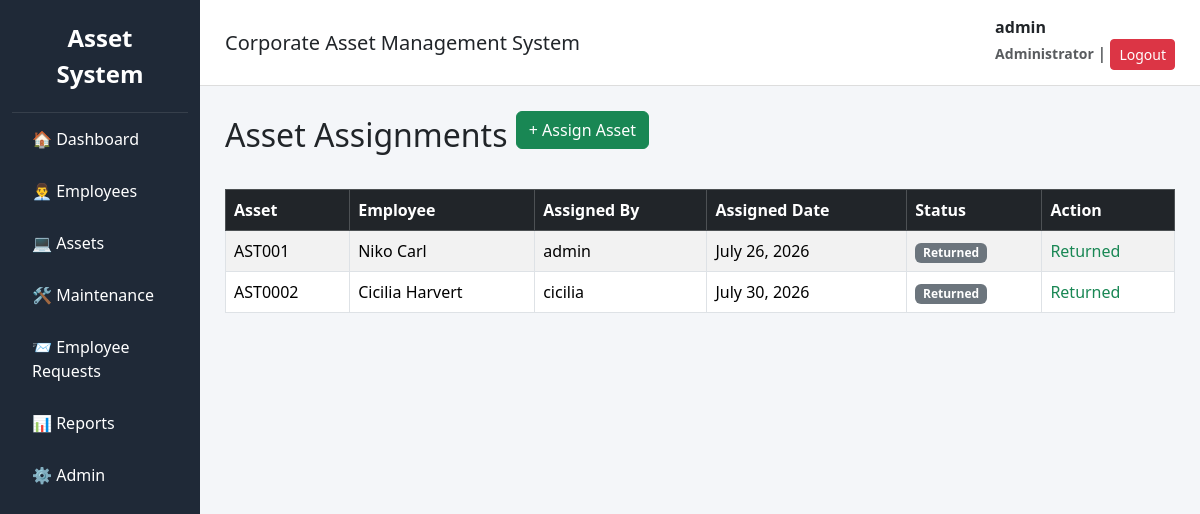
The page /assets/assignments/ (signed in) on the database its author committed.
### accounts/models.py (models this page shows, shortened)
class User(AbstractUser):
    ROLE_CHOICES = (
        ('Admin', 'Admin'),
        ('IT Officer', 'IT Officer'),
        ('Employee', 'Employee'),
    )
    role = models.CharField(max_length=20, choices=ROLE_CHOICES)
    created_at = models.DateTimeField(auto_now_add=True)
    updated_at = models.DateTimeField(auto_now=True)

### assets/models.py (models this page shows, shortened)
class AssetAssignment(models.Model):
    STATUS_CHOICES = (
        ('Assigned', 'Assigned'),
        ('Returned', 'Returned'),
    )
    asset = models.ForeignKey(
        Asset,
        on_delete=models.PROTECT
    )
    employee = models.ForeignKey(
        Employee,
        on_delete=models.PROTECT
    )
    assigned_by = models.ForeignKey(
        settings.AUTH_USER_MODEL,
        on_delete=models.PROTECT
    )
    assigned_date = models.DateField()
    expected_return_date = models.DateField(
        null=True,
        blank=True
    )
    returned_date = models.DateField(
        null=True,
        blank=True
    )
    return_condition = models.TextField(
        blank=True
    )
    status = models.CharField(
        max_length=20,
        choices=STATUS_CHOICES,
        default='Assigned'
    )
    remarks = models.TextField(
        blank=True
    )
    created_at = models.DateTimeField(
        auto_now_add=True
    )

class Asset(models.Model):
    STATUS_CHOICES = (
        ('Available', 'Available'),
        ('Assigned', 'Assigned'),
        ('Under Maintenance', 'Under Maintenance'),
        ('Damaged', 'Damaged'),
        ('Lost', 'Lost'),
        ('Retired', 'Retired'),
    )
    asset_code = models.CharField(
        max_length=20,
        unique=True,
        blank=True
    )
    category = models.ForeignKey(
        AssetCategory,
        on_delete=models.PROTECT
    )
    brand = models.ForeignKey(
        Brand,
        on_delete=models.PROTECT
    )
    vendor = models.ForeignKey(
        Vendor,
        on_delete=models.PROTECT
    )
    asset_name = models.CharField(max_length=100)
    model = models.CharField(max_length=100)
    serial_number = models.CharField(
        max_length=100,
        unique=True
    )
    purchase_date = models.DateField()
    purchase_cost = models.DecimalField(
        max_digits=10,
        decimal_places=2
    )
    warranty_expiry = models.DateField()
    current_status = models.CharField(
        max_length=30,
        choices=STATUS_CHOICES,
        default='Available'
    )
    remarks = models.TextField(
        blank=True,
        null=True
    )
    created_at = models.DateTimeField(auto_now_add=True)
    updated_at = models.DateTimeField(auto_now=True)

### employees/models.py (models this page shows, shortened)
class Employee(models.Model):
    STATUS_CHOICES = (
        ('Active', 'Active'),
        ('Inactive', 'Inactive'),
    )
    employee_code = models.CharField(max_length=20, unique=True)
    user = models.OneToOneField(
        settings.AUTH_USER_MODEL,
        on_delete=models.CASCADE
    )
    department = models.ForeignKey(
        Department,
        on_delete=models.PROTECT
    )
    designation = models.ForeignKey(
        Designation,
        on_delete=models.PROTECT
    )
    first_name = models.CharField(max_length=100)
    last_name = models.CharField(max_length=100)
    email = models.EmailField(unique=True)
    phone = models.CharField(max_length=20)
    joining_date = models.DateField()
    status = models.CharField(
        max_length=10,
        choices=STATUS_CHOICES,
        default='Active'
    )
    created_at = models.DateTimeField(auto_now_add=True)
    updated_at = models.DateTimeField(auto_now=True)

### assets/views.py (the view)
# urls.py: path("assignments/",assignment_list,name="assignment_list"),
@login_required
@staff_required
def assignment_list(request):
    assignments = AssetAssignment.objects.select_related(
        "asset",
        "employee",
        "assigned_by"
    )
    return render(
        request,
        "assets/assignment_list.html",
        {
            "assignments": assignments
        }
    )

### templates/assets/assignment_list.html (shortened to what this page needs)
{% extends "base.html" %}
{% block content %}
<h2 class="mb-4">
Asset Assignments
<a href="{% url 'assignment_create' %}"class="btn btn-success mb-3">
    + Assign Asset
</a>
</h2>
<table class="table table-striped table-bordered">
<thead class="table-dark">
<tr>
<th>Asset</th>
<th>Employee</th>
<th>Assigned By</th>
<th>Assigned Date</th>
<th>Status</th>
<th>Action</th>
</tr>
</thead>
<tbody>
{% for assignment in assignments %}
<tr>
<td>{{ assignment.asset.asset_code }}</td>
<td>
{{ assignment.employee.first_name }}
{{ assignment.employee.last_name }}
</td>
<td>
{{ assignment.assigned_by.username }}
</td>
<td>
{{ assignment.assigned_date }}
</td>
<td>
{% if assignment.status == "Assigned" %}
<span class="badge bg-success">
Assigned
</span>
{% else %}
<span class="badge bg-secondary">
Returned
</span>
{% endif %}
</td>
<td>
{% if assignment.status == "Assigned" %}
<a href="{% url 'assignment_return' assignment.id %}"
   class="btn btn-warning btn-sm">
Return
</a>
{% else %}
<span class="text-success">
Returned
</span>
{% endif %}
</td>
</tr>
{% empty %}
<tr>
<td colspan="5" class="text-center">
No Assignment Found
</td>
</tr>
{% endfor %}
</tbody>
</table>
{% endblock %}

### templates/base.html (shortened to what this page needs)
<!DOCTYPE html>
<html lang="en">
<head>
    <link href="https://cdn.jsdelivr.net/npm/bootstrap@5.3.3/dist/css/bootstrap.min.css" rel="stylesheet">
</head>
<body>
<div class="container-fluid">
<div class="row">
<div class="col-md-2 sidebar">
<div class="brand">
Asset System
</div>
<a href="/">🏠 Dashboard</a>
{% if request.user.is_staff %}
<a href="/employees/">👨‍💼 Employees</a>
<a href="/assets/">💻 Assets</a>
<a href="/maintenance/">🛠 Maintenance</a>
<a href="/requests/">📨 Employee Requests</a>
{% endif %}
{% if request.user.is_superuser %}
<a href="/reports/">📊 Reports</a>
<a href="/admin/">⚙️ Admin</a>
{% endif %}
</div>
<div class="col-md-10 p-0">
<div class="topbar">
<div>
<h5 class="mb-0">
Corporate Asset Management System
</h5>
</div>
<div>
<span class="username">
<strong>{{ request.user.get_full_name|default:request.user.username }}</strong>
<br>
<small class="text-muted">
{% if request.user.is_superuser %}
Administrator
{% elif request.user.is_staff %}
Staff
{% else %}
Employee
{% endif %}
</small>
</span>
|
<a href="{% url 'logout' %}"
class="btn btn-sm btn-danger">
Logout
</a>
</div>
</div>
<div class="content">
{% block content %}
{% endblock %}
</div>
</div>
</div>
</div>
</body>
</html>

### templates/base.html (style rules this page uses)
body { background:#f4f6f9; }
.sidebar { min-height:100vh; background:#1f2937; }
.brand { color:white; font-size:24px; font-weight:bold; padding:20px; text-align:center; border-bottom:1px solid rgba(255,255,255,.1); }
.sidebar a { display:block; color:white; padding:14px 20px; text-decoration:none; transition:.2s; }
.topbar { background:white; padding:15px 25px; border-bottom:1px solid #ddd; display:flex; justify-content:space-between; align-items:center; }
.content { padding:25px; }
.username { font-weight:bold; }

### rows shown on the page
User: user.get_full_name "admin"
AssetAssignment: asset.asset_code "AST001", employee.first_name "Niko", employee.last_name "Carl", assigned_by.username "admin", assigned_date "July 26, 2026", status "Returned"
AssetAssignment: asset.asset_code "AST0002", employee.first_name "Cicilia", employee.last_name "Harvert", assigned_by.username "cicilia", assigned_date "July 30, 2026", status "Returned"
